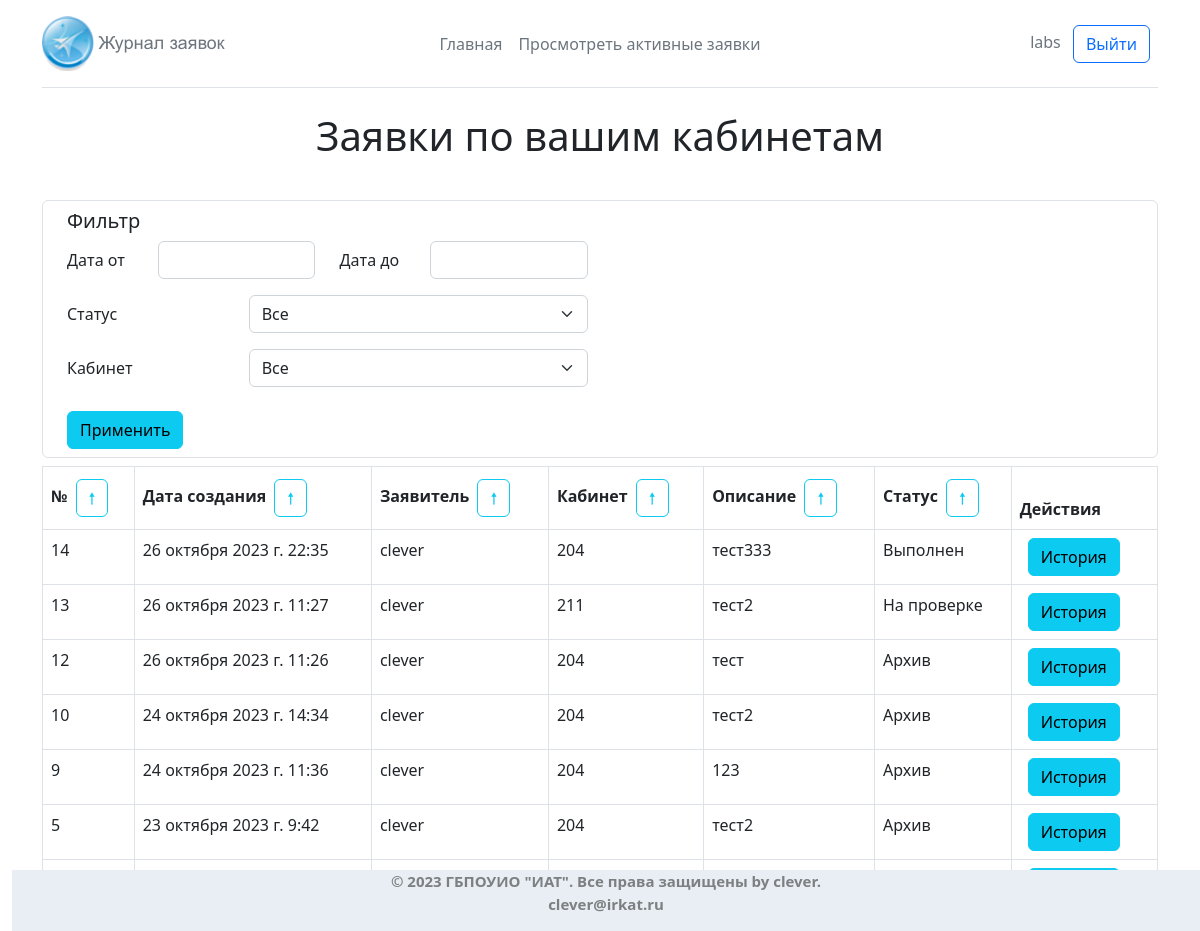
The page /labs_applications/ (signed in) on the database as committed earlier.
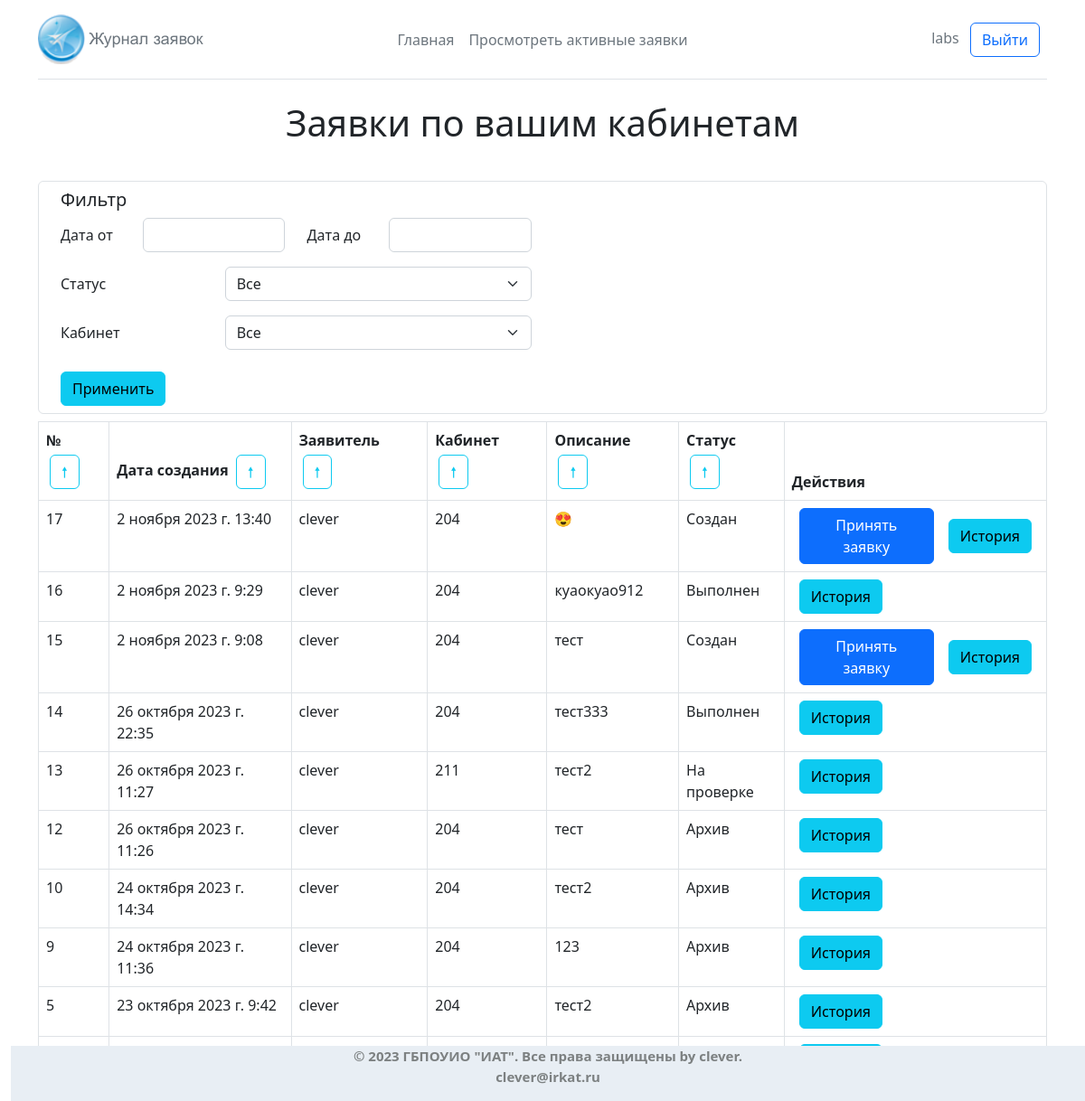
The same page on the database as committed later.
### core/models.py (models this page shows, shortened)
class AuthUser(models.Model):
    password = models.CharField(max_length=128)
    last_login = models.DateTimeField(blank=True, null=True)
    is_superuser = models.BooleanField()
    username = models.CharField(unique=True, max_length=150)
    last_name = models.CharField(max_length=150)
    email = models.CharField(max_length=254)
    is_staff = models.BooleanField()
    is_active = models.BooleanField()
    date_joined = models.DateTimeField()
    first_name = models.CharField(max_length=150)
    class Meta:
        managed = False
        db_table = 'auth_user'
        verbose_name = 'Преподователь'
        verbose_name_plural = 'Преподователи'

class Application(models.Model):
    date = models.DateTimeField(default=timezone.now, verbose_name = 'Дата и Время')
    auth_user = models.ForeignKey(AuthUser, on_delete=models.CASCADE, null=True, blank=True, verbose_name = 'Преподователь')
    number_cab = models.ForeignKey(office, on_delete=models.CASCADE, null=True, blank=True, verbose_name = 'Выберите кабинет')
    description = models.TextField('Описание проблемы')
    status_application = models.ForeignKey(Status, on_delete=models.CASCADE, default='1', verbose_name = 'Cтатус')
    worker = models.ForeignKey(
        User,
        on_delete=models.SET_NULL,
        null=True,
        blank=True,
        limit_choices_to={'groups__name': 'labs'},  # Фильтр для выбора только пользователей из группы 'labs'
        verbose_name = 'Лаборант'
    )
    comments = models.TextField('Комментарии',  null=True, blank=True)
    history = HistoricalRecords()
    class Meta:
        db_table = 'applications'
        verbose_name = 'Заявка'
        verbose_name_plural = 'Заявки'

class office(models.Model):
    number = models.CharField('Номера кабинета', default="", max_length=9)
    class Meta:
        db_table = 'offices'
        verbose_name = 'кабинет'
        verbose_name_plural = 'кабинеты'
    def __str__(self):
        return f'{self.number}'

class Status(models.Model):
    name = models.CharField(max_length=128)
    class Meta:
        db_table = 'statuses'
        verbose_name = 'Статус'
        verbose_name_plural = 'Статус'

### labs_applications/views.py (the view)
# urls.py: path('', views.lab_cabinet_applications, name='lab_cabinet_applications'),
@login_required
def lab_cabinet_applications(request):
    current_user = request.user
    sortings = get_sortings(request)
    filters = get_filters(request)
    lab_cabinets = Labs_cabinets.objects.filter(worker=current_user)
    statuses = Status.objects.all()
    cabinets = office.objects.all()
    cabinet_numbers = [cabinet.cabinet for cabinet in lab_cabinets]
    applications = Application.objects.filter(
        Q(
            **dict(
                list({'number_cab__in':cabinet_numbers}.items()) +
                list(filters.items())
            )
        )
    ).order_by(sortings['ascing'] + sortings['sorting'])
    return render(
        request,
        'labs_applications.html',
        {
            'applications': applications,
            'current_sorting': sortings['sorting'],
            'current_ascing': sortings['current_ascing'],
            'statuses': statuses,
            'filters': filters,
            'cabinets': cabinets,
        }
    )

### core/filters.py (called while the page is built)
def get_sortings(request):
    sorting = '-id'
    ascing = ''
    current_ascing = 1
    if request.POST.get('sorting') != None:
        sorting = request.POST.get('sorting')
    if request.POST.get('ascing') != None and request.POST.get('ascing') == '0':
        ascing = '-'
        current_ascing = 0
    return {
        'sorting': sorting,
        'ascing': ascing,
        'current_ascing': current_ascing
    }

def get_filters(request):
    filters = {}
    if request.POST.get('date__gte') != '' and request.POST.get('date__gte') != None:
        date__gte = datetime.datetime.strptime(request.POST.get('date__gte'), '%d.%m.%Y %H:%M')
        filters['date__gte'] = date__gte.isoformat()
    if request.POST.get('date__lte') != '' and request.POST.get('date__lte') != None:
        date__lte = datetime.datetime.strptime(request.POST.get('date__lte'), '%d.%m.%Y %H:%M')
        filters['date__lte'] = date__lte.isoformat()
    if request.POST.get('status_application') != None and request.POST.get('status_application') != '0':
        filters['status_application'] = int(request.POST.get('status_application'))
    if request.POST.get('number_cab') != None and request.POST.get('number_cab') != '0':
        filters['number_cab'] = int(request.POST.get('number_cab'))
    return filters

### labs_applications/templates/labs_applications.html (shortened to what this page needs)
{% extends 'main/general.html' %}
{% load crispy_forms_tags %}
{% load static %}
{% block body %}
<div class='container'>
    <h1 class="header_text">Заявки по вашим кабинетам</h1><br>
    <form action="{% url 'labs_applications:lab_cabinet_applications' %}" method="POST" class="d-flex flex-column my-2">
        <div class="d-flex flex-column border border-1 border-emphasis px-4 rounded">
            <h5 class="h5 my-2">Фильтр</h5>
            <div class="mb-3 row">
                <label for="dateGte" class="col-sm-1 col-form-label">Дата от</label>
                <div class="col-sm-2">
                  <input type="text" class="form-control bs-picker" name="date__gte" {% if filters.date__gte != None %} value="{{filters.date__gte}}" {% endif %} id="dateGte">
                </div>
                <label for="dateLte" class="col-sm-1 col-form-label">Дата до</label>
                <div class="col-sm-2">
                    <input type="text" class="form-control bs-picker" name="date__lte" {% if filters.date__lte != None %} value="{{filters.date__lte}}" {% endif %} id="dateLte">
                </div>
            </div>
            <div class="mb-3 row">
                <label for="statusFilter" class="col-sm-2 col-form-label">Статус</label>
                <div class="col-sm-4">
                    <select class="form-select" name="status_application" id="statusFilter" aria-label="Статусы">
                        <option
                            value="0"
                        >Все
                        </option>
                    </select>
                </div>
            </div>
            <div class="mb-3 row">
                <label for="statusFilter" class="col-sm-2 col-form-label">Кабинет</label>
                <div class="col-sm-4">
                    <select class="form-select" name="number_cab" id="statusFilter" aria-label="Статусы">
                        <option
                            value="0"
                        >Все
                        </option>
                    </select>
                </div>
            </div>
            <div class="d-flex flex-row justify-content-start align-items-center my-2">
                <button type="submit" class="btn btn-info">Применить</button>
            </div>
        </div>
    </form>
    <table class="table table-bordered">
        <thead>
        <tr>
            <th>
                №
                <form action="{% url 'labs_applications:lab_cabinet_applications' %}" method="POST" class="d-inline-block p-1">
                    <button type="submit" class="btn btn-outline-info">
                        {% if current_sorting == 'id' and current_ascing == 1 %}
                        🠗
                        {% else %}
                        🠕
                        {% endif %}
                    </button>
                </form>
            </th>
            <th>
                Дата создания
                <form action="{% url 'labs_applications:lab_cabinet_applications' %}" method="POST" class="d-inline-block p-1">
                    <button type="submit" class="btn btn-outline-info">
                        {% if current_sorting == 'date' and current_ascing == 1 %}
                        🠗
                        {% else %}
                        🠕
                        {% endif %}
                    </button>
                </form>
            </th>
            <th>
                Заявитель
                <form action="{% url 'labs_applications:lab_cabinet_applications' %}" method="POST" class="d-inline-block p-1">
                    <button type="submit" class="btn btn-outline-info">
                        {% if current_sorting == 'auth_user' and current_ascing == 1 %}
                        🠗
                        {% else %}
                        🠕
                        {% endif %}
                    </button>
                </form>
            </th>
            <th>
                Кабинет
                <form action="{% url 'labs_applications:lab_cabinet_applications' %}" method="POST" class="d-inline-block p-1">
                    <button type="submit" class="btn btn-outline-info">
                        {% if current_sorting == 'number_cab' and current_ascing == 1 %}
                        🠗
                        {% else %}
                        🠕
                        {% endif %}
                    </button>
                </form>
            </th>
            <th>
                Описание
                <form action="{% url 'labs_applications:lab_cabinet_applications' %}" method="POST" class="d-inline-block p-1">
                    <button type="submit" class="btn btn-outline-info">
                        {% if current_sorting == 'description' and current_ascing == 1 %}
                        🠗
                        {% else %}
                        🠕
                        {% endif %}
                    </button>
                </form>
            </th>
            <th>
                Статус
                <form action="{% url 'labs_applications:lab_cabinet_applications' %}" method="POST" class="d-inline-block p-1">
                    <button type="submit" class="btn btn-outline-info">
                        {% if current_sorting == 'status_application' and current_ascing == 1 %}
                        🠗
                        {% else %}
                        🠕
                        {% endif %}
                    </button>
                </form>
            </th>
            <th>Действия</th>
        </tr>
        </thead>
        <tbody>
        {% for application in applications %}
            <tr>
            <td>{{ application.id }}</td>
            <td>{{ application.date }}</td>
            <td>{{ application.auth_user.username }}</td>
            <td>{{ application.number_cab }}</td>
            <td>{{ application.description }}</td>
            <td>{{ application.status_application.name }}</td>
            <td>
                <div class="d-flex flex-row align-items-center">
                    {% if application.status_application.id == 1 %}
                        <form class="mx-2" method="POST" action="{% url 'labs_applications:take_application' application.id %}">
                            <button type="submit" class="btn btn-primary">Принять заявку</button>
                        </form>
                    {% endif %}
                    <div class="mx-2">
                        <button class="btn btn-info" type="button" data-bs-toggle="modal" data-bs-target="#historyModal{{ application.id }}">История</button>
                    </div>
                </div>
            </td>
            </tr>
        {% endfor %}
        </tbody>
    </table>
</div>
{% endblock %}

### main/templates/main/general.html (shortened to what this page needs)
{% load static %}
<!DOCTYPE html>
<html lang="en">
<head>
    <link rel="stylesheet" href="{% static 'main/css/bootstrap.min.css' %}">
    <link rel="stylesheet" href="{% static 'main/css/bootstrap-datetimepicker.min.css' %}">
    <link rel="stylesheet" href="{% static 'main/css/main.css' %}">
</head>
<body>
<section>
    <div class="container">
        <header class="d-flex flex-wrap align-items-center justify-content-center justify-content-md-between py-3 mb-4 border-bottom">
            <a href="{% url 'home' %}"
               class="d-flex align-items-center col-md-3 mb-2 mb-md-0 text-dark text-decoration-none">
                <img src="{% static 'main/img/logo.png' %}" alt="">
            </a>
            <ul class="nav col-12 col-md-auto mb-2 justify-content-center mb-md-0">
                <li><a href="{% url 'home' %}" class="nav-link px-2 link-secondary">Главная</a></li>
                {% if user.is_authenticated %}
                {% if perms.core.view_status %}
                <li><a href="/labs_applications" class="nav-link px-2 link-secondary">Просмотреть активные заявки</a></li>
                {% endif %}
                {% endif %}
            </ul>
            <div class="col-md-3 text-end">
                {% if user.is_authenticated %}
                <span class="text-secondary me-2">{{ user.username }}</span>
                <a class="btn btn-outline-primary me-2" href="{% url 'logout' %}">Выйти</a>
                {% else %}
                <a class="btn btn-outline-primary me-2" href="{% url 'login' %}">Войти</a>
                <a class="btn btn-primary" href="{% url 'registration' %}">Регистрация</a>
                {% endif %}
            </div>
        </header>
    </div>
    <div class="footer">
        <footer>© 2023 ГБПОУИО "ИАТ". Все права защищены by clever.
            <address>clever@irkat.ru</address>
        </footer>
    </div>
</section>
<main>
    {% block body %} {% endblock body %}
</main>
</body>
</html>

### main/static/main/css/main.css (style rules this page uses)
*,*:before,*:after { margin: 0; padding: 0; box-sizing: border-box; text-decoration: none; list-style-type: none; }
.footer { position: fixed; right: 0; bottom: 0; text-align: center; background: #E8EEF4; color: #7c8081; width: 99%; font-size: 15px; font-weight: bold; }
.header_text { text-align: center; }

Rows that differ between the two databases and show on the page:
added Application: id "17", date "2 ноября 2023 г. 13:40", auth_user.username "clever", number_cab "204", description "😍", status_application.name "Создан"
added Application: id "16", date "2 ноября 2023 г. 9:29", auth_user.username "clever", number_cab "204", description "куаокуао912", status_application.name "Выполнен"
added Application: id "15", date "2 ноября 2023 г. 9:08", auth_user.username "clever", number_cab "204", description "тест", status_application.name "Создан"
